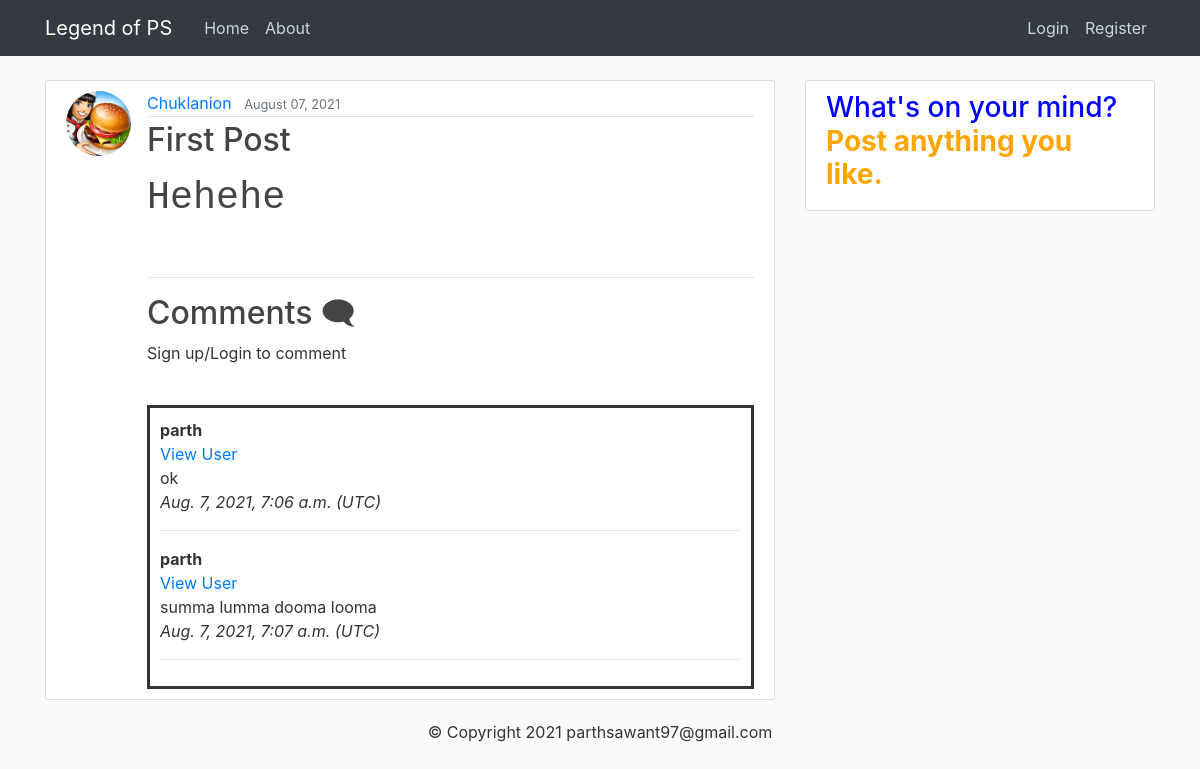
Before: /post/2/ with the older database file.
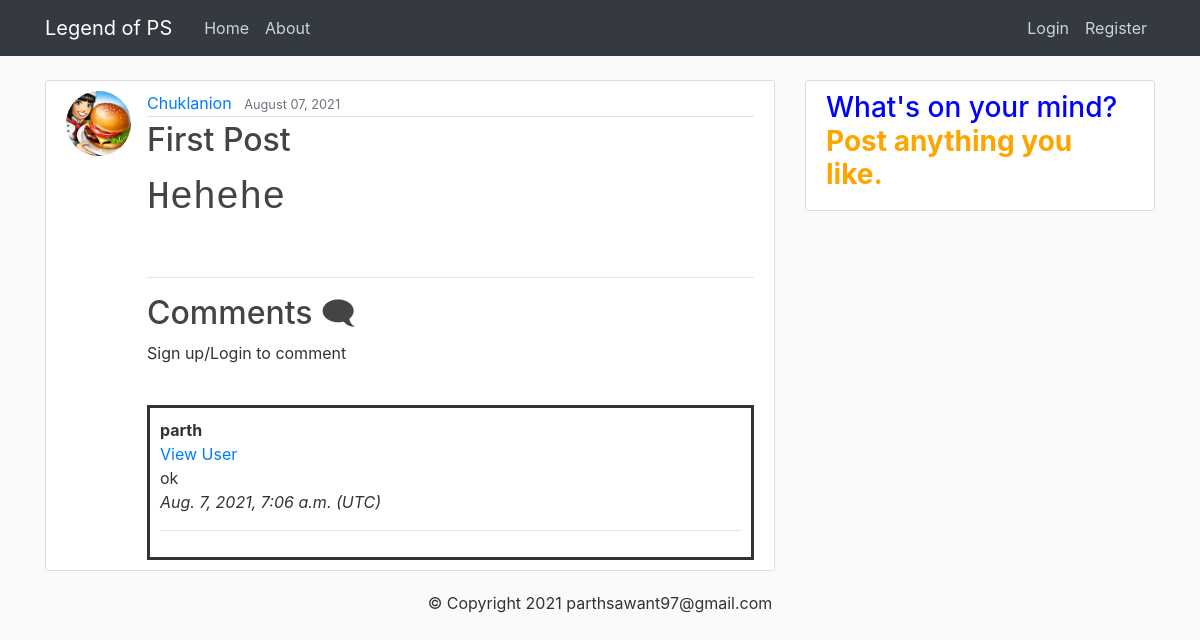
After: the same page with the newer database file.
### blog/models.py (models this page shows, shortened)
class Comment(models.Model):
    post = models.ForeignKey(Post, related_name='comments', on_delete=models.CASCADE)
    name = models.CharField(max_length=200)
    body = models.TextField()
    date_posted = models.DateTimeField(auto_now_add=True)
    writer = models.ForeignKey('auth.User', on_delete=models.CASCADE, related_name="writer")

### blog/views.py (the view)
# urls.py: path('post/<int:pk>/', PostDetailView.as_view(), name='post-detail'),
class PostDetailView(DetailView):  # class based view.
    model = Post
    def get_context_data(self, *args, **kwargs):
        context = super(PostDetailView, self).get_context_data(*args, **kwargs)
        post_obj = get_object_or_404(Post, id = self.kwargs['pk'])
        total_likes = post_obj.total_likes()
        liked = False
        if post_obj.likes.filter(id = self.request.user.id).exists():
            liked = True
        context['total_likes'] = total_likes
        context['liked'] = liked
        return context

### blog/models.py (called while the page is built)
    def total_likes(self):
        return self.likes.count()

### blog/templates/blog/post_detail.html (shortened to what this page needs)
{% extends "blog/base.html" %}
{% block content %}
     <article class="media content-section">
      <img class="rounded-circle article-img" src="{{ object.author.profile.image.url }}">
      <div class="media-body">
        <div class="article-metadata">
          <a class="mr-2" href="{% url 'user-post' object.author.username %}">{{ object.author }}</a>
          <small class="text-muted">{{ object.date_posted|date:"F d, Y" }}</small>
        </div>
        <h2 class="article-title">{{ object.title }}</h2>
        <p class="article-content">{{ object.content|safe }}</p>
      <div >
          <br>
        </div>
        <hr>
        <div>
          <h2> Comments 🗨</h2>
          {% if user.is_authenticated %}
           <h4> <a href="{% url 'add_comment' post.pk %}"> Add a comment 🖋 </a></h4>
          {% else %}
            <p> Sign up/Login to comment </p>
          {% endif %}
          <br>
           <div id = "bdr">
           {% for comment in post.comments.all %}
              <strong> {{comment.writer}} </strong>
              <br>
              <a href="{% url 'user-post' comment.writer %}"> View User </a>
              <br>
                {{comment.body}}
                      <br>
                  <i> {{comment.date_posted}} (UTC) </i>
                <br><hr>
              {% endfor %}
             </div>
        </div>
      </div>
    </article>
{% endblock %}

Changed rows visible on the page:
removed Comment: writer "parth", body "summa lumma dooma looma", date_posted "Aug. 7, 2021, 7:07 a.m."
